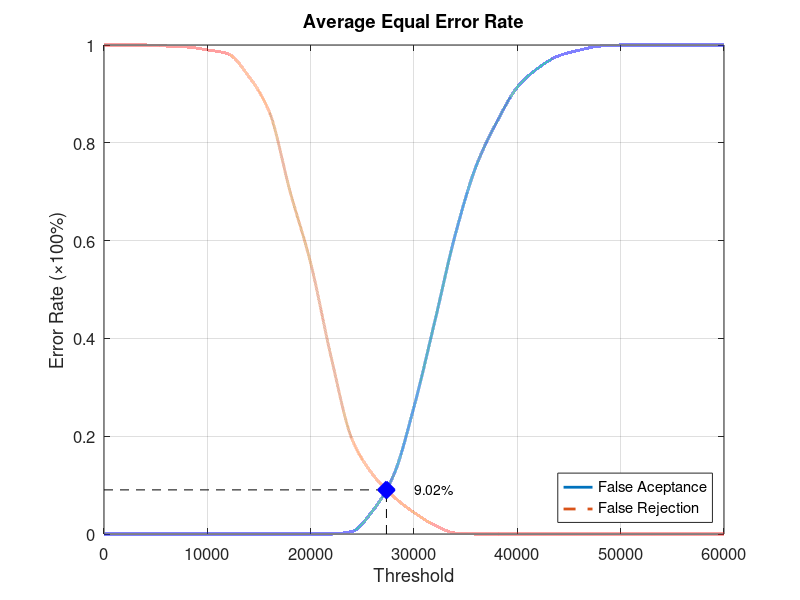
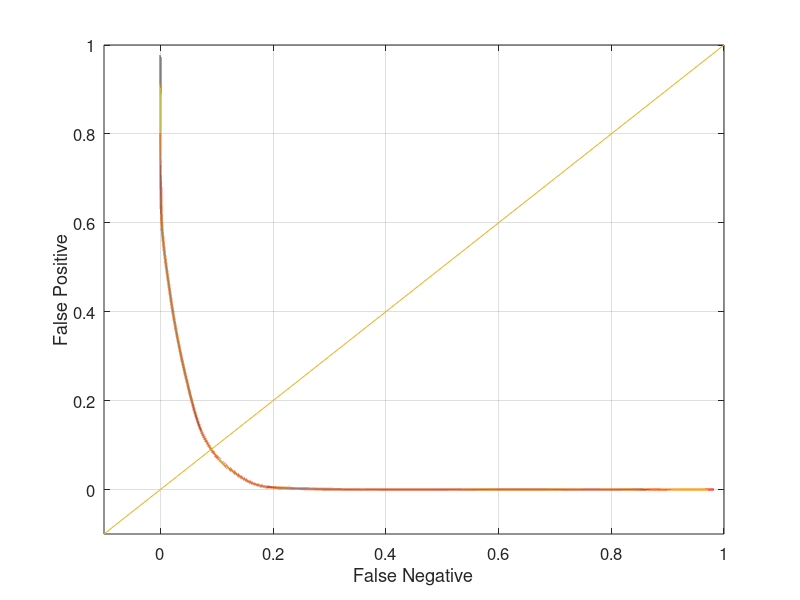

Recreate these plots in MATLAB, in order.
function yEER = Database2Average
close all;
clear;
clc;
x = 0:2000:60000;
xq = 0:0.5:60000;

y0 = [0 0 0 0 0 0 0 0 0 0 0 0 0.00526316 0.0473684 0.118947 0.26 0.433684 0.612632 0.751579 0.842105 0.913684 0.952632 0.977895 0.989474 0.997895 1 1 1 1 1 1];
yy0 = interp1(x, y0, xq, 'pchip');
y1 = [1 1 1 0.998 0.996 0.99 0.982 0.936 0.863 0.701 0.554 0.36 0.194 0.122 0.077 0.044 0.018 0.002 0 0 0 0 0 0 0 0 0 0 0 0 0];
yy1 = interp1(x, y1, xq, 'pchip');

% Calculating EER: 
y2 = abs(y0 - y1);
find(y2 == min(y2))
yy2 = abs(yy0 - yy1);
xEER = find(yy2 == min(yy2));
xEERIndex = xq(xEER) % X-axis EER
yEER = yy0(xEER) % Y-axis EER

main = figure
plot(xq, yy0,'-','LineWidth', 2);	hold on
plot(xq, yy1,'--','LineWidth', 2);	hold on
plot([xEERIndex xEERIndex], [0 yEER], 'k--');	hold on
plot([0 xEERIndex], [yEER yEER], 'k--');	hold on
plot(xEERIndex, yEER, 'bx', 'LineWidth', 10);	hold on
text(xEERIndex + 10 * xEERIndex / 100, yEER, [num2str(round((10000 * yEER)) / 100) '%'])
legend('False Aceptance', 'False Rejection', 'Location', 'SouthEast')
xlabel('Threshold')
ylabel('Error Rate (\times100%)')
title('Average Equal Error Rate')
set(gca, 'FontSize', 12)
axis([0 60000 0 1])
grid on

print(main, 'Database2AverageMain', '-dpng');
FNRxFPR = figure('Color', [1 1 1]);
plot(yy1, yy0, '-', yy1, yy0, 'LineWidth', 2);
hold on
y = -0.1:0.1:1
plot(y, y); 
set(gca, 'FontSize', 12)
xlabel('False Negative')
ylabel('False Positive')
axis([-0.1 1 -0.1 1])
set(gca, 'FontSize', 12)
grid on

print(FNRxFPR, 'Database2AverageFNRxFPR','-dpng');
end
